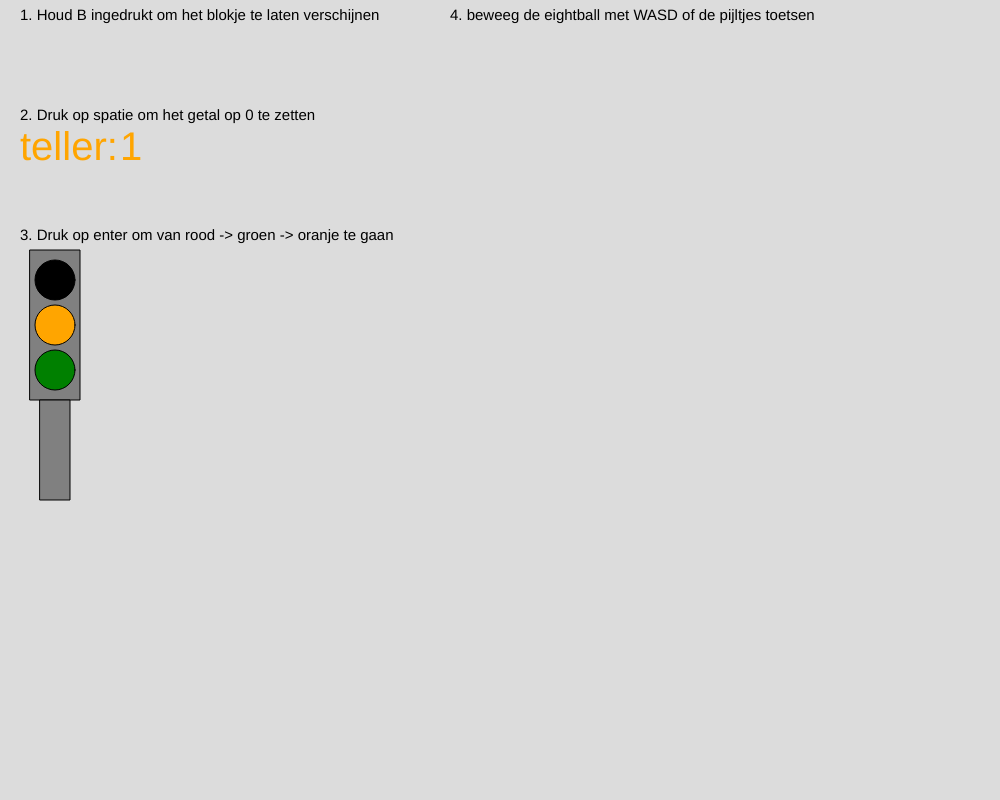
Frame 1 (no input)
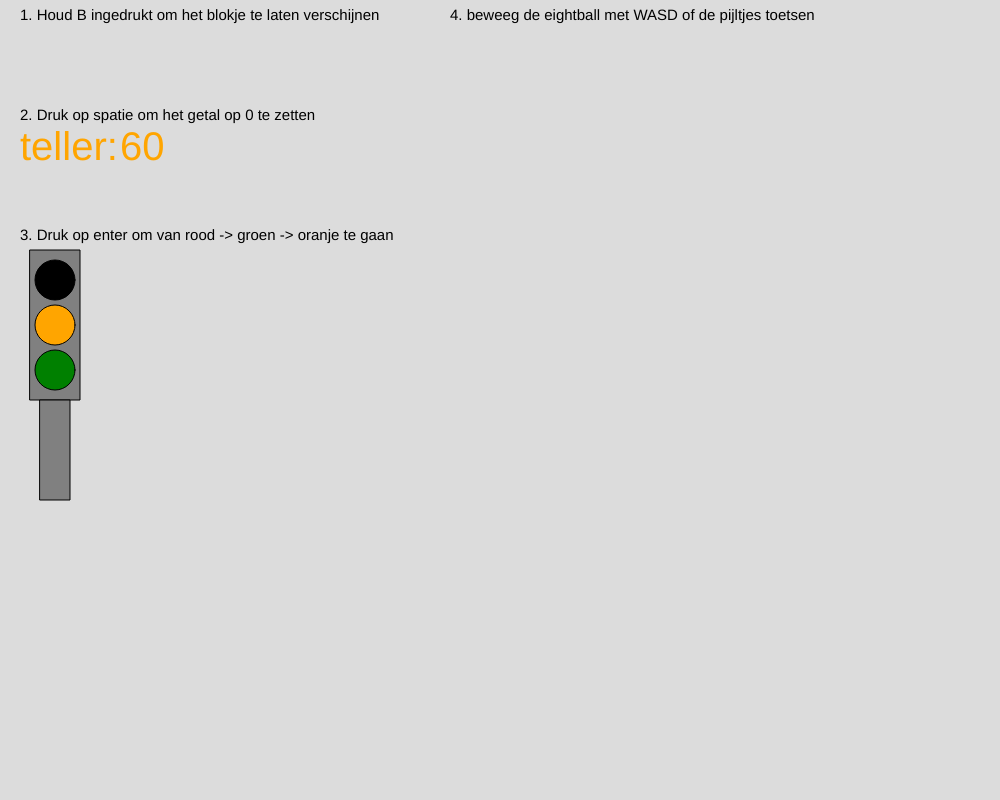
Frame 60 (no input)
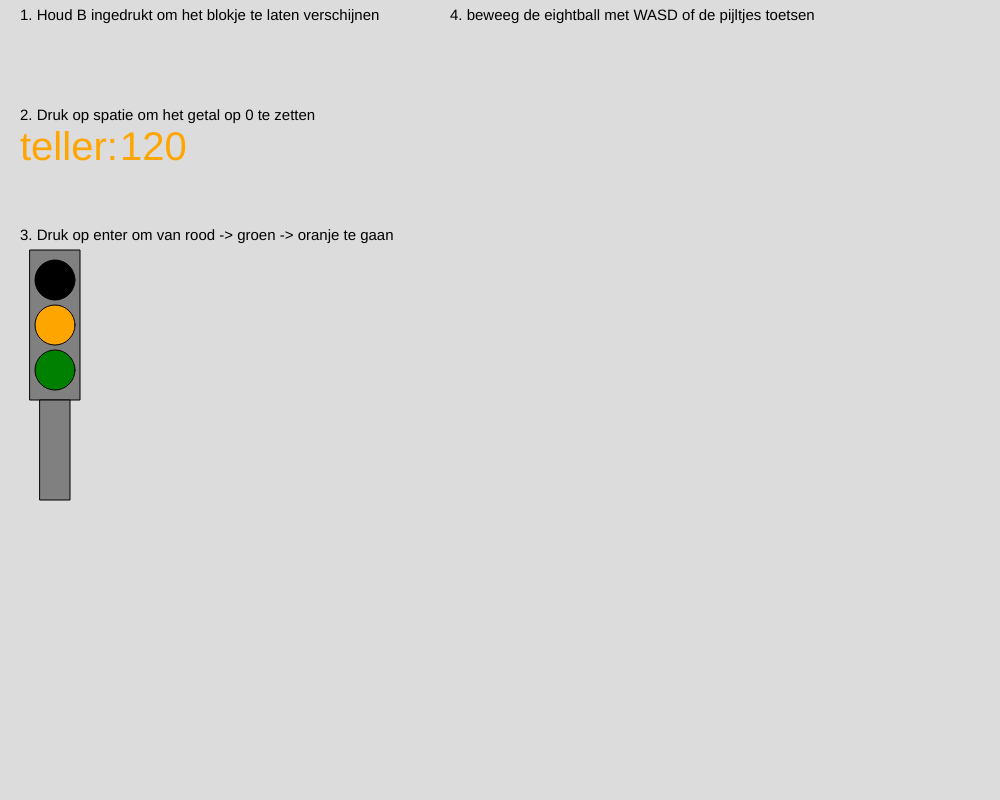
Frame 120 (the mouse pressed at the canvas centre since frame 60)

The p5.js sketch that drew these frames (run headless with seeded random() and noise() and a simulated clock; from frame 60 on, the mouse is pressed at the canvas centre):

// p5.js sketch
// ── sketch.js
let b = "X";
let X = 30;
let teller = 0
let licht = 55


function setup() {
  createCanvas(1000, 800);
}
function keyPressed(){
  if (keyCode == 66)
    console.log("B wordt ingedrukt")
if (keyCode == 32)
  console.log("Spatie wordt ingedrukt")
if (keyCode == 13)
  console.log("enter wordt ingedrukt")  
}

function keyReleased(){
  if (keyCode == 66)
    console.log("B wordt losgelaten")
if (keyCode == 32)
  console.log("Spatie wordt losgelaten")
if (keyCode == 13)
  console.log("enter wordt losgelaten")
}



function draw() {
  background(220);
  //square that appears
  if (keyIsPressed == true) {
    if (keyCode == 66) {
      X = true
   square (X,30,60)
    }
  
   
  }
  fill("black")
  textSize(15)
  text('1. Houd B ingedrukt om het blokje te laten verschijnen',20,20);
  text('2. Druk op spatie om het getal op 0 te zetten',20,120);
  text('3. Druk op enter om van rood -> groen -> oranje te gaan',20,240);
  text('4. beweeg de eightball met WASD of de pijltjes toetsen',450,20);

  //verkeerslicht
  fill("grey")
  rect(30,250,50,150);
  rect(40,400,30,100);
  fill("black")
  circle(licht,280,40)


  fill("green")
  circle(licht,370,40)

  fill("orange")
  circle(licht,325,40)
 
  if (keyIsPressed == true){
   if (keyCode == 13)
    fill("red")
    circle(licht,280,40)}
  

  //teller die je reset
  textSize(40)
  text ("teller:",20,160)
  teller = teller + 1
text (teller, 120,160)
if (teller >= 500){
  teller = -1
}
else if (keyIsPressed ){
  if(keyCode == 32){
    teller = 0
}
} 
}
